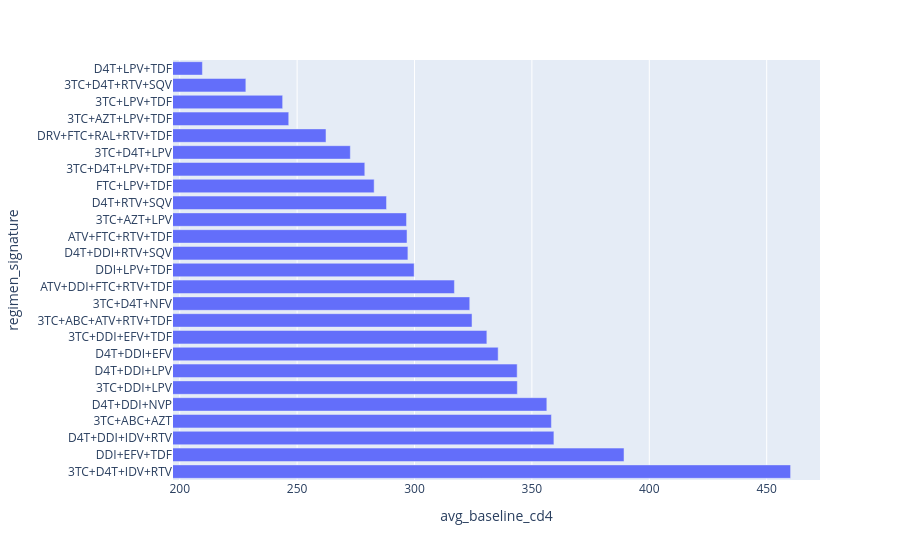

Here is the notebook cell this chart was saved with:
### Code cell
sql = """
select
    regimen_signature,
    avg(baseline_cd4) as avg_baseline_cd4
from hivdb_tce.dashboard
where regimen_signature is not null
  and baseline_cd4 is not null
group by regimen_signature
order by avg_baseline_cd4 desc
"""

df = wr.athena.read_sql_query(
    sql=sql,
    database="hivdb_tce",
    boto3_session=session,
    s3_output="s3://hiv-data-022784797781/athena-results/"
)

fig = px.bar(
    df,
    x="avg_baseline_cd4",
    y="regimen_signature",
    orientation="h"
)

pad = (df["avg_baseline_cd4"].max() - df["avg_baseline_cd4"].min()) * 0.05

fig.update_xaxes(
    range=[
        df["avg_baseline_cd4"].min() - pad,
        df["avg_baseline_cd4"].max() + pad
    ]
)

fig.show()
fig.write_image("regimen_vs_cd4.png")

### Figure 1 — Plotly figure (JSON) as saved in the notebook; plotly's stock layout.template omitted (floating-point values rounded to 4 significant figures)
{"data": [{"hovertemplate": "avg_baseline_cd4=%{x}<br>regimen_signature=%{y}<extra></extra>", "legendgroup": "", "marker": {"color": "#636efa", "pattern": {"shape": ""}}, "name": "", "orientation": "h", "showlegend": false, "textposition": "auto", "type": "bar", "x": [460.2, 389.2, 359.4, 358.3, 356.4, 343.8, 343.7, 335.6, 330.8, 324.5, 323.5, 317.0, 299.9, 297.2, 296.8, 296.6, 288.1, 282.8, 278.8, 272.7, 262.3, 246.4, 243.8, 228.2, 209.7], "xaxis": "x", "y": ["3TC+D4T+IDV+RTV", "DDI+EFV+TDF", "D4T+DDI+IDV+RTV", "3TC+ABC+AZT", "D4T+DDI+NVP", "3TC+DDI+LPV", "D4T+DDI+LPV", "D4T+DDI+EFV", "3TC+DDI+EFV+TDF", "3TC+ABC+ATV+RTV+TDF", "3TC+D4T+NFV", "ATV+DDI+FTC+RTV+TDF", "DDI+LPV+TDF", "D4T+DDI+RTV+SQV", "ATV+FTC+RTV+TDF", "3TC+AZT+LPV", "D4T+RTV+SQV", "FTC+LPV+TDF", "3TC+D4T+LPV+TDF", "3TC+D4T+LPV", "DRV+FTC+RAL+RTV+TDF", "3TC+AZT+LPV+TDF", "3TC+LPV+TDF", "3TC+D4T+RTV+SQV", "D4T+LPV+TDF"], "yaxis": "y"}], "layout": {"barmode": "relative", "legend": {"tracegroupgap": 0}, "margin": {"t": 60}, "xaxis": {"anchor": "y", "domain": [0, 1], "range": [197.1, 472.7], "title": {"text": "avg_baseline_cd4"}}, "yaxis": {"anchor": "x", "domain": [0, 1], "title": {"text": "regimen_signature"}}}}
